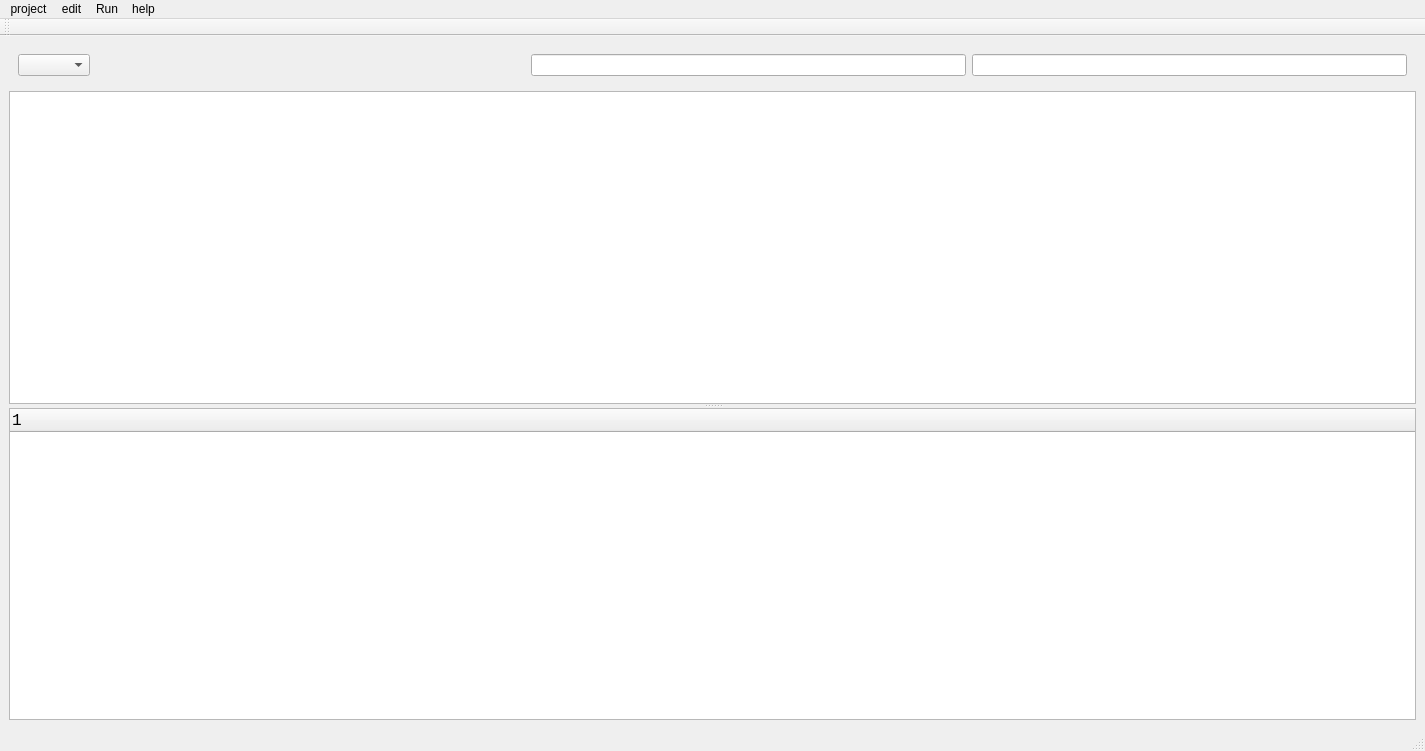
<?xml version="1.0" encoding="UTF-8"?>
<ui version="4.0">
 <class>MainWindow</class>
 <widget class="QMainWindow" name="MainWindow">
  <property name="geometry">
   <rect>
    <x>0</x>
    <y>0</y>
    <width>1425</width>
    <height>751</height>
   </rect>
  </property>
  <property name="windowIcon">
   <iconset resource="src.qrc">
    <normaloff>:/shark.png</normaloff>:/shark.png</iconset>
  </property>
  <widget class="QWidget" name="centralwidget">
   <property name="mouseTracking">
    <bool>false</bool>
   </property>
   <property name="tabletTracking">
    <bool>false</bool>
   </property>
   <property name="acceptDrops">
    <bool>false</bool>
   </property>
   <layout class="QVBoxLayout" name="verticalLayout">
    <item>
     <widget class="QWidget" name="widget" native="true">
      <layout class="QHBoxLayout" name="horizontalLayout">
       <item>
        <widget class="QComboBox" name="comboBox">
         <property name="maximumSize">
          <size>
           <width>600</width>
           <height>16777215</height>
          </size>
         </property>
        </widget>
       </item>
       <item>
        <spacer name="horizontalSpacer">
         <property name="orientation">
          <enum>Qt::Horizontal</enum>
         </property>
         <property name="sizeHint" stdset="0">
          <size>
           <width>5</width>
           <height>20</height>
          </size>
         </property>
        </spacer>
       </item>
       <item>
        <widget class="QLineEdit" name="lineEdit_2"/>
       </item>
       <item>
        <widget class="QLineEdit" name="lineEdit">
         <property name="minimumSize">
          <size>
           <width>0</width>
           <height>0</height>
          </size>
         </property>
        </widget>
       </item>
      </layout>
     </widget>
    </item>
    <item>
     <widget class="QSplitter" name="splitter">
      <property name="orientation">
       <enum>Qt::Vertical</enum>
      </property>
      <widget class="QTableWidget" name="tableWidget">
       <property name="minimumSize">
        <size>
         <width>0</width>
         <height>200</height>
        </size>
       </property>
       <property name="font">
        <font>
         <family>Consolas</family>
         <pointsize>11</pointsize>
        </font>
       </property>
      </widget>
      <widget class="QTreeWidget" name="treeWidget">
       <property name="minimumSize">
        <size>
         <width>0</width>
         <height>200</height>
        </size>
       </property>
       <property name="maximumSize">
        <size>
         <width>16777215</width>
         <height>1000</height>
        </size>
       </property>
       <property name="font">
        <font>
         <family>Consolas</family>
         <pointsize>12</pointsize>
         <weight>50</weight>
         <bold>false</bold>
        </font>
       </property>
       <column>
        <property name="text">
         <string notr="true">1</string>
        </property>
       </column>
      </widget>
     </widget>
    </item>
   </layout>
  </widget>
  <widget class="QMenuBar" name="menubar">
   <property name="geometry">
    <rect>
     <x>0</x>
     <y>0</y>
     <width>1425</width>
     <height>27</height>
    </rect>
   </property>
   <widget class="QMenu" name="menu">
    <property name="title">
     <string>project</string>
    </property>
   </widget>
   <widget class="QMenu" name="menuedit">
    <property name="title">
     <string>edit</string>
    </property>
    <addaction name="actionup"/>
    <addaction name="actiondown"/>
    <addaction name="actionTop"/>
    <addaction name="actionEnd"/>
   </widget>
   <widget class="QMenu" name="menuRun">
    <property name="title">
     <string>Run</string>
    </property>
    <addaction name="actionstart_capture"/>
    <addaction name="actionclear_all"/>
   </widget>
   <widget class="QMenu" name="menuhelp">
    <property name="title">
     <string>help</string>
    </property>
   </widget>
   <addaction name="menu"/>
   <addaction name="menuedit"/>
   <addaction name="menuRun"/>
   <addaction name="menuhelp"/>
  </widget>
  <widget class="QStatusBar" name="statusbar"/>
  <widget class="QToolBar" name="toolBar">
   <property name="windowTitle">
    <string>toolBar</string>
   </property>
   <attribute name="toolBarArea">
    <enum>TopToolBarArea</enum>
   </attribute>
   <attribute name="toolBarBreak">
    <bool>false</bool>
   </attribute>
  </widget>
  <action name="actionstart_capture">
   <property name="icon">
    <iconset resource="src.qrc">
     <normaloff>:/start.png</normaloff>:/start.png</iconset>
   </property>
   <property name="text">
    <string>start/stop</string>
   </property>
  </action>
  <action name="actionclear_all">
   <property name="icon">
    <iconset resource="src.qrc">
     <normaloff>:/empty.png</normaloff>:/empty.png</iconset>
   </property>
   <property name="text">
    <string>clear all</string>
   </property>
  </action>
  <action name="actionup">
   <property name="icon">
    <iconset resource="src.qrc">
     <normaloff>:/up.png</normaloff>:/up.png</iconset>
   </property>
   <property name="text">
    <string>up</string>
   </property>
  </action>
  <action name="actiondown">
   <property name="icon">
    <iconset resource="src.qrc">
     <normaloff>:/down.png</normaloff>:/down.png</iconset>
   </property>
   <property name="text">
    <string>down</string>
   </property>
  </action>
  <action name="actionTop">
   <property name="icon">
    <iconset resource="src.qrc">
     <normaloff>:/upest.png</normaloff>:/upest.png</iconset>
   </property>
   <property name="text">
    <string>Top</string>
   </property>
  </action>
  <action name="actionEnd">
   <property name="icon">
    <iconset resource="src.qrc">
     <normaloff>:/downest.png</normaloff>:/downest.png</iconset>
   </property>
   <property name="text">
    <string>End</string>
   </property>
  </action>
 </widget>
 <resources>
  <include location="src.qrc"/>
 </resources>
 <connections/>
</ui>
